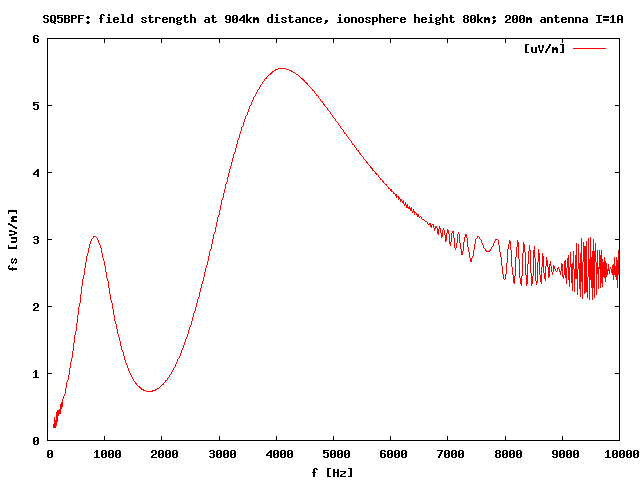

This figure's gnuplot source:
# Example to plot file for vlfgraph data. 73! Jacek / SQ5BPF


set view map
set autoscale
set term png
set output "example2.png"
set xlabel "f [Hz]"   
set ylabel "fs [uV/m]"
set title "SQ5BPF: field strength at 904km distance, ionosphere height 80km; 200m antenna I=1A"
plot "example2.out" using 2:3 title "[uV/m]" with lines

